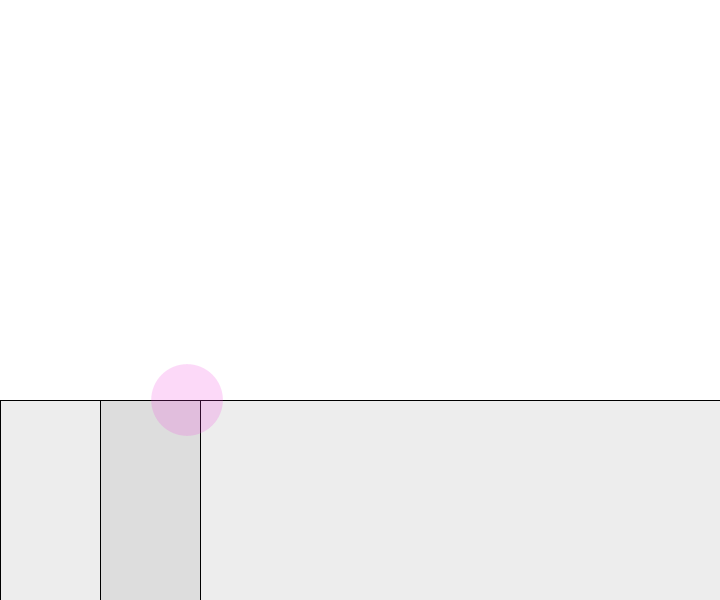
Frame 1 (no input)
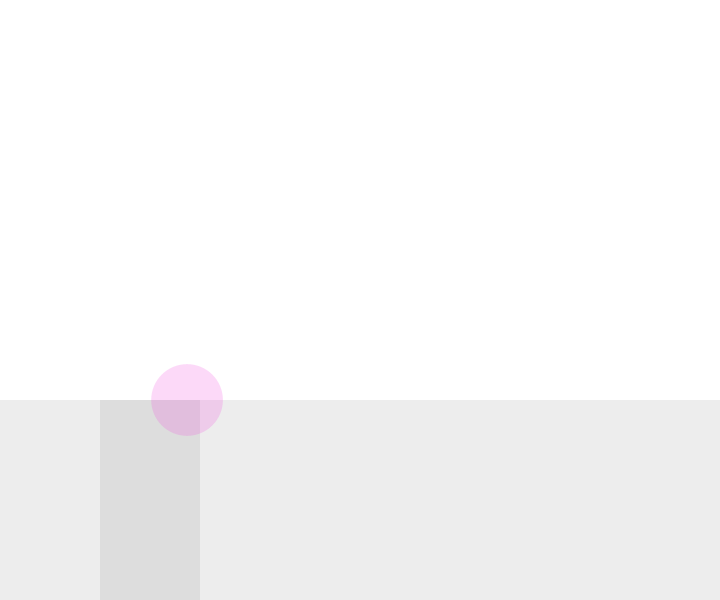
Frame 60 (the mouse pressed at the canvas centre just before this capture)
Frame 120 (the mouse held since frame 60 and released just before this capture): identical to frame 60, image omitted

The Processing sketch that drew these frames (run headless with seeded random() and noise(); from frame 60 on, the mouse is pressed at the canvas centre):

// Processing sketch: exercise04
// ── exercise04.pde
Mover[] movers;
float windMag;
float groundFricCoef;

void setup() {
  size (720, 600);
  movers = new Mover[1];
  for (int i = 0; i < movers.length; i++) {
    movers[i] = new Mover(random(1, 5), random(width), 400);
  }
  windMag = 0.5;
  groundFricCoef = 0.1;
}

void draw() {
  background(255);
  fill(100, 30);
  rect(0, 400, width, height);

  for (Mover m : movers) {
    PVector gravity = new PVector(0, 0.2);
    gravity.mult(m.mass);
    m.applyForce(gravity);
    
    //Apply friction all over
    PVector friction = m.vel.get();
    friction.mult(-1);
    friction.normalize();
    friction.mult(groundFricCoef);
    m.applyForce(friction);
    //println(friction);
    
    //Extra mud friction on specific area
    rect(100, 400, 100, 200);
    if (m.loc.x > 100 && m.loc.x < 200) {
    PVector mud = m.vel.get();
    mud.mult(-1);
    mud.normalize();
    mud.mult(0.4);
    m.applyForce(mud);
    }

    if (keyPressed) {
      if (key == 'a' || key == 'B') {
        PVector wind = new PVector(windMag * -1, 0);
        m.applyForce(wind);
      } else if (key == 's' || key == 'S') {
        PVector wind = new PVector(windMag, 0);
        m.applyForce(wind);
      }
    }

    m.update();
    m.edges();
    m.display();
  }
}
// ── Mover.pde
class Mover {
  
  PVector loc;
  PVector vel;
  PVector acc;
  float mass;
  float r;
  float g;
  float b;
  
  Mover(float m, float x, float y) {
    mass = m;
    loc = new PVector(x, y);
    vel = new PVector(0,0);
    acc = new PVector(0,0);
    r = random(255);
    g = random(255);
    b = random(255);
  }
  
  void update() {
    vel.add(acc);
    loc.add(vel);
    acc.mult(0); //clear out acceleration
  }
  
  void applyForce(PVector f) {
    PVector force = PVector.div(f, mass);
    acc.add(force);
  }
  
  void display() {
    noStroke();
    fill(r, g, b, 50);
    ellipse(loc.x,loc.y, mass*20, mass*20);
  }
  
  void edges() {
    if (loc.x > width) {
      loc.x = width;
      vel.x *= -1;
    } else if (loc.x < 0) {
      loc.x = 0;
      vel.x *= -1;
    }
    
    if (loc.y > 400) {
      loc.y = 400;
      vel.y *= -1;
    } else if (loc.y < 0) {
      loc.y = 0;
      vel.y *= -1;
    }
  }
  
}
